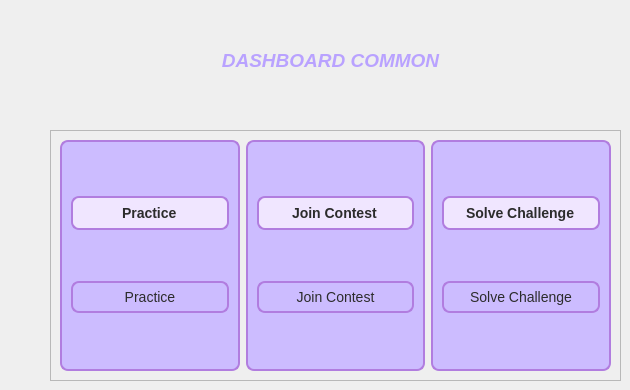
            <widget class="QWidget" name="DashboardCommon">
             <widget class="QLabel" name="label_Dash_2">
              <property name="geometry">
               <rect>
                <x>210</x>
                <y>40</y>
                <width>241</width>
                <height>41</height>
               </rect>
              </property>
              <property name="font">
               <font>
                <pointsize>14</pointsize>
                <italic>true</italic>
                <bold>true</bold>
               </font>
              </property>
              <property name="styleSheet">
               <string notr="true">QLabel {
    color: rgb(185, 162, 255);  
    border-radius: 4px;
    padding: 4px 8px;
}</string>
              </property>
              <property name="text">
               <string>DASHBOARD COMMON</string>
              </property>
              <property name="alignment">
               <set>Qt::AlignmentFlag::AlignCenter</set>
              </property>
             </widget>
             <widget class="QFrame" name="frame_21">
              <property name="geometry">
               <rect>
                <x>50</x>
                <y>130</y>
                <width>571</width>
                <height>251</height>
               </rect>
              </property>
              <property name="frameShape">
               <enum>QFrame::Shape::StyledPanel</enum>
              </property>
              <property name="frameShadow">
               <enum>QFrame::Shadow::Raised</enum>
              </property>
              <layout class="QHBoxLayout" name="horizontalLayout_3">
               <item>
                <widget class="QFrame" name="frame_10">
                 <property name="styleSheet">
                  <string notr="true">QFrame {
    background-color: rgb(204, 188, 255);
    border-radius: 8px;
    border: 2px solid #b17ddf;
}</string>
                 </property>
                 <property name="frameShape">
                  <enum>QFrame::Shape::StyledPanel</enum>
                 </property>
                 <property name="frameShadow">
                  <enum>QFrame::Shadow::Raised</enum>
                 </property>
                 <layout class="QVBoxLayout" name="verticalLayout_13">
                  <item>
                   <widget class="QLineEdit" name="lineEditPractice">
                    <property name="font">
                     <font>
                      <pointsize>-1</pointsize>
                      <bold>true</bold>
                     </font>
                    </property>
                    <property name="styleSheet">
                     <string notr="true">QLineEdit {
    background-color: rgb(240, 230, 255);        /* un mov pal, deschis */
    border: 2px solid #b17ddf;                   /* mov intens, ca la QFrame */
    border-radius: 8px;
    padding: 6px;
    color: #2c2c2c;                              /* text închis, lizibil */
    font-size: 14px;
}

QLineEdit:focus {
    border: 2px solid #8f44d4;                   /* evidențiere la focus */
    background-color: rgb(255, 245, 255);
}</string>
                    </property>
                    <property name="text">
                     <string>Practice</string>
                    </property>
                    <property name="alignment">
                     <set>Qt::AlignmentFlag::AlignCenter</set>
                    </property>
                    <property name="readOnly">
                     <bool>true</bool>
                    </property>
                   </widget>
                  </item>
                  <item>
                   <widget class="QPushButton" name="pushButtonPractice">
                    <property name="styleSheet">
                     <string notr="true">QPushButton {
    background-color: rgb(204, 188, 255);      /* pastel mov deschis */
    border: 2px solid #b17ddf;                 /* mov intens */
    border-radius: 8px;
    padding: 6px 12px;
    color: #2c2c2c;                            /* text închis, lizibil */
    font-size: 14px;
}

QPushButton:hover {
    background-color: rgb(224, 208, 255);      /* mai luminos la hover */
    border: 2px solid #8f44d4;                 /* accent mai puternic */
}

QPushButton:pressed {
    background-color: rgb(190, 170, 240);      /* ușor mai închis la click */
    border: 2px solid #7a2ec8;
}</string>
                    </property>
                    <property name="text">
                     <string>Practice</string>
                    </property>
                   </widget>
                  </item>
                 </layout>
                </widget>
               </item>
               <item>
                <widget class="QFrame" name="frame_11">
                 <property name="styleSheet">
                  <string notr="true">QFrame {
    background-color: rgb(204, 188, 255);
    border-radius: 8px;
    border: 2px solid #b17ddf;
}</string>
                 </property>
                 <property name="frameShape">
                  <enum>QFrame::Shape::StyledPanel</enum>
                 </property>
                 <property name="frameShadow">
                  <enum>QFrame::Shadow::Raised</enum>
                 </property>
                 <layout class="QVBoxLayout" name="verticalLayout_18">
                  <item>
                   <widget class="QLineEdit" name="lineEdit_3">
                    <property name="font">
                     <font>
                      <pointsize>-1</pointsize>
                      <bold>true</bold>
                     </font>
                    </property>
                    <property name="styleSheet">
                     <string notr="true">QLineEdit {
    background-color: rgb(240, 230, 255);        /* un mov pal, deschis */
    border: 2px solid #b17ddf;                   /* mov intens, ca la QFrame */
    border-radius: 8px;
    padding: 6px;
    color: #2c2c2c;                              /* text închis, lizibil */
    font-size: 14px;
}

QLineEdit:focus {
    border: 2px solid #8f44d4;                   /* evidențiere la focus */
    background-color: rgb(255, 245, 255);
}</string>
                    </property>
                    <property name="text">
                     <string>Join Contest</string>
                    </property>
                    <property name="alignment">
                     <set>Qt::AlignmentFlag::AlignCenter</set>
                    </property>
                    <property name="readOnly">
                     <bool>true</bool>
                    </property>
                   </widget>
                  </item>
                  <item>
                   <widget class="QPushButton" name="pushButtonJC">
                    <property name="styleSheet">
                     <string notr="true">QPushButton {
    background-color: rgb(204, 188, 255);      /* pastel mov deschis */
    border: 2px solid #b17ddf;                 /* mov intens */
    border-radius: 8px;
    padding: 6px 12px;
    color: #2c2c2c;                            /* text închis, lizibil */
    font-size: 14px;
}

QPushButton:hover {
    background-color: rgb(224, 208, 255);      /* mai luminos la hover */
    border: 2px solid #8f44d4;                 /* accent mai puternic */
}

QPushButton:pressed {
    background-color: rgb(190, 170, 240);      /* ușor mai închis la click */
    border: 2px solid #7a2ec8;
}</string>
                    </property>
                    <property name="text">
                     <string>Join Contest</string>
                    </property>
                   </widget>
                  </item>
                 </layout>
                </widget>
               </item>
               <item>
                <widget class="QFrame" name="frame_12">
                 <property name="styleSheet">
                  <string notr="true">QFrame {
    background-color: rgb(204, 188, 255);
    border-radius: 8px;
    border: 2px solid #b17ddf;
}</string>
                 </property>
                 <property name="frameShape">
                  <enum>QFrame::Shape::StyledPanel</enum>
                 </property>
                 <property name="frameShadow">
                  <enum>QFrame::Shadow::Raised</enum>
                 </property>
                 <layout class="QVBoxLayout" name="verticalLayout_19">
                  <item>
                   <widget class="QLineEdit" name="lineEdit_4">
                    <property name="font">
                     <font>
                      <pointsize>-1</pointsize>
                      <bold>true</bold>
                     </font>
                    </property>
                    <property name="styleSheet">
                     <string notr="true">QLineEdit {
    background-color: rgb(240, 230, 255);        /* un mov pal, deschis */
    border: 2px solid #b17ddf;                   /* mov intens, ca la QFrame */
    border-radius: 8px;
    padding: 6px;
    color: #2c2c2c;                              /* text închis, lizibil */
    font-size: 14px;
}

QLineEdit:focus {
    border: 2px solid #8f44d4;                   /* evidențiere la focus */
    background-color: rgb(255, 245, 255);
}</string>
                    </property>
                    <property name="text">
                     <string>Solve Challenge</string>
                    </property>
                    <property name="alignment">
                     <set>Qt::AlignmentFlag::AlignCenter</set>
                    </property>
                    <property name="readOnly">
                     <bool>true</bool>
                    </property>
                   </widget>
                  </item>
                  <item>
                   <widget class="QPushButton" name="pushButtonSC">
                    <property name="styleSheet">
                     <string notr="true">QPushButton {
    background-color: rgb(204, 188, 255);      /* pastel mov deschis */
    border: 2px solid #b17ddf;                 /* mov intens */
    border-radius: 8px;
    padding: 6px 12px;
    color: #2c2c2c;                            /* text închis, lizibil */
    font-size: 14px;
}

QPushButton:hover {
    background-color: rgb(224, 208, 255);      /* mai luminos la hover */
    border: 2px solid #8f44d4;                 /* accent mai puternic */
}

QPushButton:pressed {
    background-color: rgb(190, 170, 240);      /* ușor mai închis la click */
    border: 2px solid #7a2ec8;
}</string>
                    </property>
                    <property name="text">
                     <string>Solve Challenge</string>
                    </property>
                   </widget>
                  </item>
                 </layout>
                </widget>
               </item>
              </layout>
             </widget>
            </widget>
